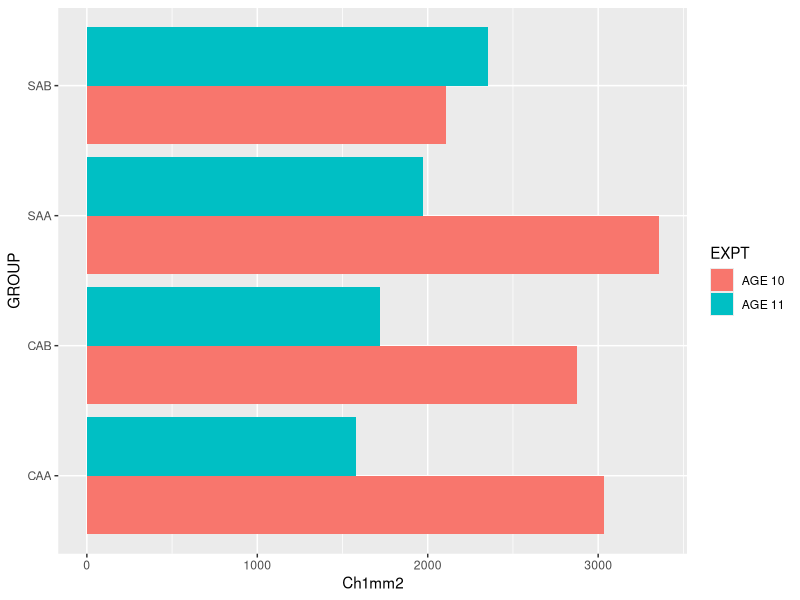

Write R code to recreate this figure. (Note: this script raises an error after producing the figure.)
## ---- chunk 1
# Load libraries
library(ggplot2)
library(reshape2)
library(dplyr)
library(plotrix)


# Load the data
rawkk = read.csv(file="All AGE 10 series counts-03232018/Wes_SUBROI_CLN_STACKED.csv", header=TRUE, sep=",")
rawkk$idBysubroi = as.factor(rawkk$idBysubroi)

# Merge animal details
animal_details = read.csv("animal_details.csv")
animal_details$Mouse.ID. = as.factor(animal_details$ID)
colnames(animal_details)[9] = "idBysubroi"
rawkk = merge(animal_details, rawkk, by = "idBysubroi")

attach(rawkk)


## ---- chunk 2

rawkk$OLmm2.norm = rawkk$OLmm2
rawkk$OLmm2.norm = rawkk$OLmm2/(rawkk$Ch2mm2 + rawkk$Ch4mm2 - rawkk$OLmm2)

# What is the mean count per brain, normalized to area?
channels.all = names(rawkk[13:18])

# for (i in channels.all) {
#   print (
#     ggplot(rawkk) +
#       aes(factor(GROUP), rawkk[i], fill=EXPT) +
#       geom_bar(stat="identity", position="dodge") +
#       coord_flip() + ggtitle(i)
#   )
# }


# Get SEM

age10.se = aggregate(filter(rawkk[,13:18], EXPT=="AGE 10"), list(rawkk$GROUP[rawkk$EXPT=="AGE 10"]), std.error)
age11.se = aggregate(filter(rawkk[,13:18], EXPT=="AGE 11"), list(rawkk$GROUP[rawkk$EXPT=="AGE 11"]), std.error)
head(age10.se)
head(age11.se)

age10.mean = aggregate(filter(rawkk[,13:18], EXPT=="AGE 10"), list(rawkk$GROUP[rawkk$EXPT=="AGE 10"]), mean)
age11.mean = aggregate(filter(rawkk[,13:18], EXPT=="AGE 11"), list(rawkk$GROUP[rawkk$EXPT=="AGE 11"]), mean)
head(age10.mean)
head(age11.mean)



# # Why is this different? I think this is count not the mean
ggplot(rawkk) +
  aes(x = GROUP, y = Ch1mm2, fill=EXPT) +
  coord_flip() + geom_bar(stat="identity", position="dodge")

## ---- chunk 3
# How to use stat summmary to ggplot error bars
for (i in channels.all) {
  print (
    ggplot(rawkk) + 
      aes(x = GROUP, y = rawkk[i], fill=EXPT) +
      coord_flip() + 
      stat_summary(fun.y = mean, 
                   position="dodge",
                   geom="bar") +
      stat_summary(fun.data = mean_se, 
                   size=2,
                   position = "dodge",
                   geom="linerange") +
      ggtitle(i)
  )
}
## ---- chunk 4
for (i in channels.all) {
  print (
    ggplot(rawkk) +
      aes(factor(SUBROI), rawkk[i], fill=EXPT) + 
      stat_summary(fun.y = mean, 
                   position="dodge",
                   geom="bar") +
      stat_summary(fun.data = mean_se, 
                   size=.2,
                   position="dodge",
                   geom="linerange") +
      ggtitle(i) + coord_flip() 
  )
}

